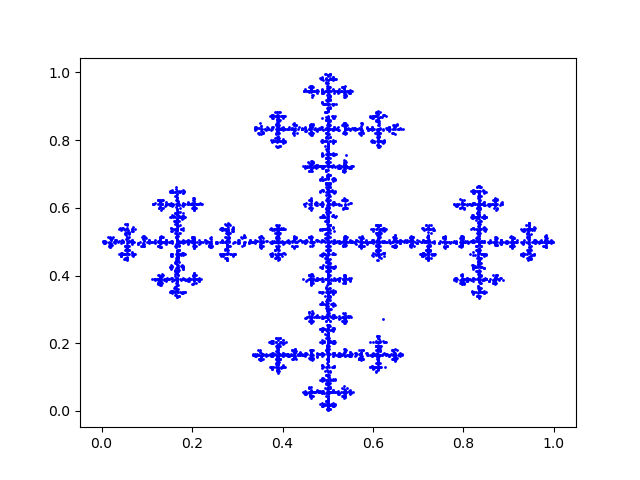

Write the Python code that produced this figure.
#! /usr/bin/env python3
#
def cross_chaos_test ( ):

#*****************************************************************************80
#
## cross_chaos_test() tests cross_chaos().
#
#  Licensing:
#
#    This code is distributed under the MIT license. 
#
#  Modified:
#
#    18 August 2025
#
#  Author:
#
#    John Burkardt
#
  import numpy as np
  import platform

  print ( '' )
  print ( 'cross_chaos_test():' )
  print ( '  python version: ' + platform.python_version ( ) )
  print ( '  numpy version:  ' + np.version.version )
  print ( '  cross_chaos() uses an iterated map to plot a cross.' )

  n = 5000
  print ( '  Apply the cross iteration map', n, 'times.' )
  cross_chaos ( n )
#
#  Terminate.
#
  print ( '' )
  print ( 'cross_chaos_test():' )
  print ( '  Normal end of execution.' )

  return

def cross_chaos ( n ):

#*****************************************************************************80
#
## cross_chaos() draws a cross using an iterated function system.
#
#  Licensing:
#
#    This code is distributed under the MIT license. 
#
#  Modified:
#
#    18 August 2025
#
#  Author:
#
#    John Burkardt.
#
#  Reference:
#
#    Scott Bailey, Theodore Kim, Robert Strichartz,
#    Inside the Levy dragon,
#    American Mathematical Monthly,
#    Volume 109, Number 8, October 2002, pages 689-703.
#
#    Michael Barnsley, Alan Sloan,
#    A Better Way to Compress Images,
#    Byte Magazine,
#    Volume 13, Number 1, January 1988, pages 215-224.
#
#    Michael Barnsley,
#    Fractals Everywhere,
#    Academic Press, 1988,
#    ISBN: 0120790696,
#    LC: QA614.86.B37.
#
#    Michael Barnsley, Lyman Hurd,
#    Fractal Image Compression,
#    Peters, 1993,
#    ISBN: 1568810008,
#    LC: TA1632.B353
#
#    Alexander Dewdney,
#    Mathematical Recreations,
#    Scientific American,
#    Volume 262, Number 5, May 1990, pages 126-129.
#
#    Bernt Wahl, Peter VanRoy, Michael Larsen, Eric Kampman,
#    Exploring Fractals on the Mac,
#    Addison Wesley, 1995,
#    ISBN: 0201626306,
#    LC: QA614.86.W34.
#
#  Input:
#
#    integer n: the number of iterations.
#
  import matplotlib.pyplot as plt
  import numpy as np
#
#  Define the linear map.
#
  A = np.array ( [ \
    [ 1.0 / 3.0, 0.0       ], \
    [ 0.0,       1.0 / 3.0 ] ] )
#
#  Define the five possible translations.
#
  b = np.array ( [ \
    [ 1.0 / 3.0, 0.0,       1.0 / 3.0, 2.0 / 3.0, 1.0 / 3.0 ], \
    [ 0.0,       1.0 / 3.0, 1.0 / 3.0, 1.0 / 3.0, 2.0 / 3.0 ] ] )

#
#  Random starting point in the unit square.
#
  x = np.random.random ( size = 2 )
#
#  Iterate the map n times.
#
  plt.clf ( )

  for _ in range ( n ):
    x = np.dot ( A, x.copy ( ) )
    j = np.random.choice ( [ 0, 1, 2, 3, 4 ] )
    x = x + b[:,j]
    plt.plot ( x[0], x[1], 'bo', markersize = 1 )

  filename = 'cross_chaos.png'
  plt.savefig ( filename )
  print ( '  Graphics saved as "' + filename + '"' )
  plt.close ( )

  return

def timestamp ( ):

#*****************************************************************************80
#
## timestamp() prints the date as a timestamp.
#
#  Licensing:
#
#    This code is distributed under the MIT license. 
#
#  Modified:
#
#    21 August 2019
#
#  Author:
#
#    John Burkardt
#
  import time

  t = time.time ( )
  print ( time.ctime ( t ) )

  return

if ( __name__ == '__main__' ):
  timestamp ( )
  cross_chaos_test ( )
  timestamp ( )
